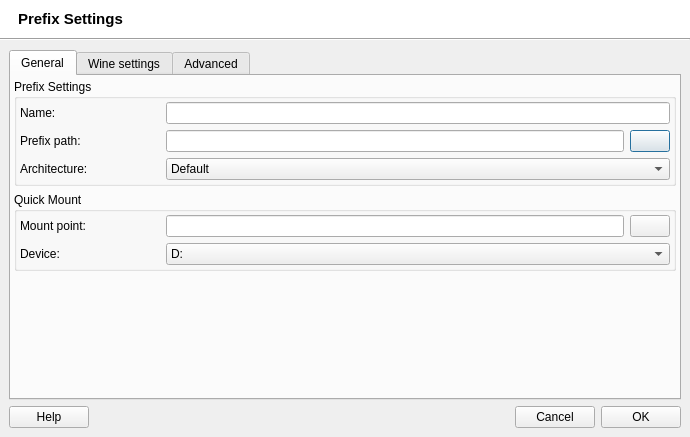
<?xml version="1.0" encoding="UTF-8"?>
<ui version="4.0">
 <class>PrefixSettings</class>
 <widget class="QDialog" name="PrefixSettings">
  <property name="geometry">
   <rect>
    <x>0</x>
    <y>0</y>
    <width>690</width>
    <height>437</height>
   </rect>
  </property>
  <property name="windowTitle">
   <string>Prefix Settings</string>
  </property>
  <property name="windowIcon">
   <iconset resource="../../q4wine.qrc">
    <normaloff>:/data/q4wine.png</normaloff>:/data/q4wine.png</iconset>
  </property>
  <layout class="QVBoxLayout">
   <property name="spacing">
    <number>0</number>
   </property>
   <property name="margin">
    <number>0</number>
   </property>
   <item>
    <widget class="QWidget" name="widget_7" native="true">
     <property name="palette">
      <palette>
       <active>
        <colorrole role="Button">
         <brush brushstyle="SolidPattern">
          <color alpha="255">
           <red>255</red>
           <green>255</green>
           <blue>255</blue>
          </color>
         </brush>
        </colorrole>
        <colorrole role="Midlight">
         <brush brushstyle="SolidPattern">
          <color alpha="255">
           <red>255</red>
           <green>255</green>
           <blue>255</blue>
          </color>
         </brush>
        </colorrole>
        <colorrole role="Base">
         <brush brushstyle="SolidPattern">
          <color alpha="255">
           <red>255</red>
           <green>255</green>
           <blue>255</blue>
          </color>
         </brush>
        </colorrole>
        <colorrole role="Window">
         <brush brushstyle="SolidPattern">
          <color alpha="255">
           <red>255</red>
           <green>255</green>
           <blue>255</blue>
          </color>
         </brush>
        </colorrole>
       </active>
       <inactive>
        <colorrole role="Button">
         <brush brushstyle="SolidPattern">
          <color alpha="255">
           <red>255</red>
           <green>255</green>
           <blue>255</blue>
          </color>
         </brush>
        </colorrole>
        <colorrole role="Midlight">
         <brush brushstyle="SolidPattern">
          <color alpha="255">
           <red>255</red>
           <green>255</green>
           <blue>255</blue>
          </color>
         </brush>
        </colorrole>
        <colorrole role="Base">
         <brush brushstyle="SolidPattern">
          <color alpha="255">
           <red>255</red>
           <green>255</green>
           <blue>255</blue>
          </color>
         </brush>
        </colorrole>
        <colorrole role="Window">
         <brush brushstyle="SolidPattern">
          <color alpha="255">
           <red>255</red>
           <green>255</green>
           <blue>255</blue>
          </color>
         </brush>
        </colorrole>
       </inactive>
       <disabled>
        <colorrole role="Button">
         <brush brushstyle="SolidPattern">
          <color alpha="255">
           <red>255</red>
           <green>255</green>
           <blue>255</blue>
          </color>
         </brush>
        </colorrole>
        <colorrole role="Midlight">
         <brush brushstyle="SolidPattern">
          <color alpha="255">
           <red>255</red>
           <green>255</green>
           <blue>255</blue>
          </color>
         </brush>
        </colorrole>
        <colorrole role="Base">
         <brush brushstyle="SolidPattern">
          <color alpha="255">
           <red>255</red>
           <green>255</green>
           <blue>255</blue>
          </color>
         </brush>
        </colorrole>
        <colorrole role="Window">
         <brush brushstyle="SolidPattern">
          <color alpha="255">
           <red>255</red>
           <green>255</green>
           <blue>255</blue>
          </color>
         </brush>
        </colorrole>
       </disabled>
      </palette>
     </property>
     <property name="autoFillBackground">
      <bool>true</bool>
     </property>
     <layout class="QHBoxLayout">
      <property name="leftMargin">
       <number>18</number>
      </property>
      <item>
       <widget class="QLabel" name="lblCaption">
        <property name="font">
         <font>
          <pointsize>11</pointsize>
          <weight>75</weight>
          <bold>true</bold>
         </font>
        </property>
        <property name="text">
         <string>Prefix Settings</string>
        </property>
       </widget>
      </item>
      <item>
       <spacer>
        <property name="orientation">
         <enum>Qt::Horizontal</enum>
        </property>
        <property name="sizeHint" stdset="0">
         <size>
          <width>40</width>
          <height>20</height>
         </size>
        </property>
       </spacer>
      </item>
      <item>
       <widget class="QLabel" name="lblLogo">
        <property name="text">
         <string/>
        </property>
        <property name="pixmap">
         <pixmap resource="../../q4wine.qrc">:/data/exec.png</pixmap>
        </property>
       </widget>
      </item>
     </layout>
    </widget>
   </item>
   <item>
    <widget class="Line" name="line">
     <property name="orientation">
      <enum>Qt::Horizontal</enum>
     </property>
    </widget>
   </item>
   <item>
    <widget class="QWidget" name="widget" native="true">
     <layout class="QVBoxLayout">
      <item>
       <widget class="QTabWidget" name="twbGeneral">
        <property name="currentIndex">
         <number>0</number>
        </property>
        <widget class="QWidget" name="tab_4">
         <attribute name="title">
          <string>General</string>
         </attribute>
         <layout class="QVBoxLayout" name="verticalLayout">
          <property name="margin">
           <number>3</number>
          </property>
          <item>
           <widget class="QGroupBox" name="groupBox_5">
            <property name="title">
             <string>Prefix Settings</string>
            </property>
            <layout class="QVBoxLayout">
             <property name="margin">
              <number>3</number>
             </property>
             <item>
              <widget class="QWidget" name="widget_15" native="true">
               <layout class="QHBoxLayout">
                <property name="margin">
                 <number>0</number>
                </property>
                <item>
                 <widget class="QLabel" name="label_14">
                  <property name="minimumSize">
                   <size>
                    <width>140</width>
                    <height>0</height>
                   </size>
                  </property>
                  <property name="maximumSize">
                   <size>
                    <width>140</width>
                    <height>16777215</height>
                   </size>
                  </property>
                  <property name="text">
                   <string>Name:</string>
                  </property>
                 </widget>
                </item>
                <item>
                 <widget class="QLineEdit" name="txtPrefixName"/>
                </item>
               </layout>
              </widget>
             </item>
             <item>
              <widget class="QWidget" name="widget_16" native="true">
               <layout class="QHBoxLayout">
                <property name="margin">
                 <number>0</number>
                </property>
                <item>
                 <widget class="QLabel" name="label_15">
                  <property name="minimumSize">
                   <size>
                    <width>140</width>
                    <height>0</height>
                   </size>
                  </property>
                  <property name="maximumSize">
                   <size>
                    <width>140</width>
                    <height>16777215</height>
                   </size>
                  </property>
                  <property name="text">
                   <string>Prefix path:</string>
                  </property>
                 </widget>
                </item>
                <item>
                 <widget class="QLineEdit" name="txtPrefixPath"/>
                </item>
                <item>
                 <widget class="QPushButton" name="cmdGetPrefixPath">
                  <property name="text">
                   <string/>
                  </property>
                  <property name="iconSize">
                   <size>
                    <width>16</width>
                    <height>16</height>
                   </size>
                  </property>
                 </widget>
                </item>
               </layout>
              </widget>
             </item>
             <item>
              <widget class="QWidget" name="widget_19" native="true">
               <layout class="QHBoxLayout" name="_2">
                <property name="margin">
                 <number>0</number>
                </property>
                <item>
                 <widget class="QLabel" name="label_18">
                  <property name="minimumSize">
                   <size>
                    <width>140</width>
                    <height>0</height>
                   </size>
                  </property>
                  <property name="maximumSize">
                   <size>
                    <width>140</width>
                    <height>16777215</height>
                   </size>
                  </property>
                  <property name="text">
                   <string>Architecture:</string>
                  </property>
                 </widget>
                </item>
                <item>
                 <widget class="QComboBox" name="comboArchList">
                  <item>
                   <property name="text">
                    <string>Default</string>
                   </property>
                  </item>
                  <item>
                   <property name="text">
                    <string notr="true">win32</string>
                   </property>
                  </item>
                  <item>
                   <property name="text">
                    <string notr="true">win64</string>
                   </property>
                  </item>
                 </widget>
                </item>
               </layout>
              </widget>
             </item>
            </layout>
           </widget>
          </item>
          <item>
           <widget class="QGroupBox" name="groupBox_7">
            <property name="title">
             <string>Quick Mount</string>
            </property>
            <layout class="QVBoxLayout">
             <property name="margin">
              <number>3</number>
             </property>
             <item>
              <widget class="QWidget" name="widget_18" native="true">
               <layout class="QHBoxLayout">
                <property name="margin">
                 <number>0</number>
                </property>
                <item>
                 <widget class="QLabel" name="label_17">
                  <property name="minimumSize">
                   <size>
                    <width>140</width>
                    <height>0</height>
                   </size>
                  </property>
                  <property name="maximumSize">
                   <size>
                    <width>140</width>
                    <height>16777215</height>
                   </size>
                  </property>
                  <property name="text">
                   <string>Mount point:</string>
                  </property>
                 </widget>
                </item>
                <item>
                 <widget class="QLineEdit" name="txtMountPoint"/>
                </item>
                <item>
                 <widget class="QPushButton" name="cmdGetMountPoint">
                  <property name="text">
                   <string/>
                  </property>
                  <property name="iconSize">
                   <size>
                    <width>16</width>
                    <height>16</height>
                   </size>
                  </property>
                 </widget>
                </item>
               </layout>
              </widget>
             </item>
             <item>
              <widget class="QWidget" name="widget_3" native="true">
               <layout class="QHBoxLayout" name="horizontalLayout">
                <property name="margin">
                 <number>0</number>
                </property>
                <item>
                 <widget class="QLabel" name="label_19">
                  <property name="minimumSize">
                   <size>
                    <width>140</width>
                    <height>0</height>
                   </size>
                  </property>
                  <property name="maximumSize">
                   <size>
                    <width>140</width>
                    <height>16777215</height>
                   </size>
                  </property>
                  <property name="text">
                   <string>Device:</string>
                  </property>
                 </widget>
                </item>
                <item>
                 <widget class="QComboBox" name="comboWinDrive">
                  <item>
                   <property name="text">
                    <string notr="true">D:</string>
                   </property>
                  </item>
                  <item>
                   <property name="text">
                    <string notr="true">E:</string>
                   </property>
                  </item>
                  <item>
                   <property name="text">
                    <string notr="true">F:</string>
                   </property>
                  </item>
                  <item>
                   <property name="text">
                    <string notr="true">G:</string>
                   </property>
                  </item>
                  <item>
                   <property name="text">
                    <string notr="true">H:</string>
                   </property>
                  </item>
                  <item>
                   <property name="text">
                    <string notr="true">I:</string>
                   </property>
                  </item>
                  <item>
                   <property name="text">
                    <string notr="true">J:</string>
                   </property>
                  </item>
                  <item>
                   <property name="text">
                    <string notr="true">K:</string>
                   </property>
                  </item>
                  <item>
                   <property name="text">
                    <string notr="true">L:</string>
                   </property>
                  </item>
                  <item>
                   <property name="text">
                    <string notr="true">M:</string>
                   </property>
                  </item>
                  <item>
                   <property name="text">
                    <string notr="true">N:</string>
                   </property>
                  </item>
                  <item>
                   <property name="text">
                    <string notr="true">O:</string>
                   </property>
                  </item>
                  <item>
                   <property name="text">
                    <string notr="true">P:</string>
                   </property>
                  </item>
                  <item>
                   <property name="text">
                    <string notr="true">Q:</string>
                   </property>
                  </item>
                  <item>
                   <property name="text">
                    <string notr="true">R:</string>
                   </property>
                  </item>
                  <item>
                   <property name="text">
                    <string notr="true">S:</string>
                   </property>
                  </item>
                  <item>
                   <property name="text">
                    <string notr="true">T:</string>
                   </property>
                  </item>
                  <item>
                   <property name="text">
                    <string notr="true">U:</string>
                   </property>
                  </item>
                  <item>
                   <property name="text">
                    <string notr="true">V:</string>
                   </property>
                  </item>
                  <item>
                   <property name="text">
                    <string notr="true">W:</string>
                   </property>
                  </item>
                  <item>
                   <property name="text">
                    <string notr="true">X:</string>
                   </property>
                  </item>
                  <item>
                   <property name="text">
                    <string notr="true">Y:</string>
                   </property>
                  </item>
                 </widget>
                </item>
               </layout>
              </widget>
             </item>
            </layout>
           </widget>
          </item>
          <item>
           <spacer name="verticalSpacer">
            <property name="orientation">
             <enum>Qt::Vertical</enum>
            </property>
            <property name="sizeHint" stdset="0">
             <size>
              <width>20</width>
              <height>84</height>
             </size>
            </property>
           </spacer>
          </item>
         </layout>
        </widget>
        <widget class="QWidget" name="tab">
         <attribute name="title">
          <string>Wine settings</string>
         </attribute>
         <layout class="QVBoxLayout" name="verticalLayout_4">
          <item>
           <widget class="QGroupBox" name="groupBox">
            <property name="title">
             <string>Wine settings</string>
            </property>
            <layout class="QVBoxLayout" name="verticalLayout_2">
             <item>
              <widget class="QLabel" name="label_4">
               <property name="sizePolicy">
                <sizepolicy hsizetype="Preferred" vsizetype="Minimum">
                 <horstretch>0</horstretch>
                 <verstretch>0</verstretch>
                </sizepolicy>
               </property>
               <property name="text">
                <string>If you wish to use different Wine versions, you may wish to select here one.</string>
               </property>
               <property name="scaledContents">
                <bool>false</bool>
               </property>
               <property name="wordWrap">
                <bool>true</bool>
               </property>
              </widget>
             </item>
             <item>
              <widget class="QWidget" name="widget_20" native="true">
               <layout class="QHBoxLayout" name="_4">
                <property name="margin">
                 <number>0</number>
                </property>
                <item>
                 <widget class="QLabel" name="label_20">
                  <property name="minimumSize">
                   <size>
                    <width>140</width>
                    <height>0</height>
                   </size>
                  </property>
                  <property name="maximumSize">
                   <size>
                    <width>140</width>
                    <height>16777215</height>
                   </size>
                  </property>
                  <property name="text">
                   <string>Version:</string>
                  </property>
                 </widget>
                </item>
                <item>
                 <widget class="QComboBox" name="comboVersionList">
                  <property name="sizePolicy">
                   <sizepolicy hsizetype="Expanding" vsizetype="Fixed">
                    <horstretch>0</horstretch>
                    <verstretch>0</verstretch>
                   </sizepolicy>
                  </property>
                 </widget>
                </item>
                <item>
                 <widget class="QPushButton" name="cmdAddVersion">
                  <property name="text">
                   <string/>
                  </property>
                  <property name="iconSize">
                   <size>
                    <width>16</width>
                    <height>16</height>
                   </size>
                  </property>
                 </widget>
                </item>
               </layout>
              </widget>
             </item>
             <item>
              <widget class="Line" name="line_2">
               <property name="orientation">
                <enum>Qt::Horizontal</enum>
               </property>
              </widget>
             </item>
             <item>
              <widget class="QLabel" name="label_6">
               <property name="sizePolicy">
                <sizepolicy hsizetype="Preferred" vsizetype="Minimum">
                 <horstretch>0</horstretch>
                 <verstretch>0</verstretch>
                </sizepolicy>
               </property>
               <property name="text">
                <string>Options below are deprecated, please delete them and use version manager instead:</string>
               </property>
               <property name="scaledContents">
                <bool>false</bool>
               </property>
               <property name="wordWrap">
                <bool>true</bool>
               </property>
              </widget>
             </item>
             <item>
              <widget class="QWidget" name="widget_2" native="true">
               <layout class="QHBoxLayout">
                <property name="margin">
                 <number>0</number>
                </property>
                <item>
                 <widget class="QLabel" name="label">
                  <property name="minimumSize">
                   <size>
                    <width>140</width>
                    <height>0</height>
                   </size>
                  </property>
                  <property name="maximumSize">
                   <size>
                    <width>140</width>
                    <height>16777215</height>
                   </size>
                  </property>
                  <property name="text">
                   <string>Bin:</string>
                  </property>
                 </widget>
                </item>
                <item>
                 <widget class="QLineEdit" name="txtWineBin">
                  <property name="enabled">
                   <bool>false</bool>
                  </property>
                 </widget>
                </item>
                <item>
                 <widget class="QPushButton" name="cmdClnWineBin">
                  <property name="enabled">
                   <bool>false</bool>
                  </property>
                  <property name="text">
                   <string/>
                  </property>
                  <property name="iconSize">
                   <size>
                    <width>16</width>
                    <height>16</height>
                   </size>
                  </property>
                 </widget>
                </item>
               </layout>
              </widget>
             </item>
             <item>
              <widget class="QWidget" name="widget_4" native="true">
               <layout class="QHBoxLayout">
                <property name="margin">
                 <number>0</number>
                </property>
                <item>
                 <widget class="QLabel" name="label_2">
                  <property name="minimumSize">
                   <size>
                    <width>140</width>
                    <height>0</height>
                   </size>
                  </property>
                  <property name="maximumSize">
                   <size>
                    <width>140</width>
                    <height>16777215</height>
                   </size>
                  </property>
                  <property name="text">
                   <string>Server:</string>
                  </property>
                 </widget>
                </item>
                <item>
                 <widget class="QLineEdit" name="txtWineServerBin">
                  <property name="enabled">
                   <bool>false</bool>
                  </property>
                 </widget>
                </item>
                <item>
                 <widget class="QPushButton" name="cmdClnWineServerBin">
                  <property name="enabled">
                   <bool>false</bool>
                  </property>
                  <property name="text">
                   <string/>
                  </property>
                  <property name="iconSize">
                   <size>
                    <width>16</width>
                    <height>16</height>
                   </size>
                  </property>
                 </widget>
                </item>
               </layout>
              </widget>
             </item>
             <item>
              <widget class="QWidget" name="widget_10" native="true">
               <layout class="QHBoxLayout">
                <property name="margin">
                 <number>0</number>
                </property>
                <item>
                 <widget class="QLabel" name="label_3">
                  <property name="minimumSize">
                   <size>
                    <width>140</width>
                    <height>0</height>
                   </size>
                  </property>
                  <property name="maximumSize">
                   <size>
                    <width>140</width>
                    <height>16777215</height>
                   </size>
                  </property>
                  <property name="text">
                   <string>Loader:</string>
                  </property>
                 </widget>
                </item>
                <item>
                 <widget class="QLineEdit" name="txtWineLoaderBin">
                  <property name="enabled">
                   <bool>false</bool>
                  </property>
                 </widget>
                </item>
                <item>
                 <widget class="QPushButton" name="cmdClnWineLoaderBin">
                  <property name="enabled">
                   <bool>false</bool>
                  </property>
                  <property name="text">
                   <string/>
                  </property>
                  <property name="iconSize">
                   <size>
                    <width>16</width>
                    <height>16</height>
                   </size>
                  </property>
                 </widget>
                </item>
               </layout>
              </widget>
             </item>
             <item>
              <widget class="QWidget" name="widget_11" native="true">
               <layout class="QHBoxLayout">
                <property name="margin">
                 <number>0</number>
                </property>
                <item>
                 <widget class="QLabel" name="label_11">
                  <property name="minimumSize">
                   <size>
                    <width>140</width>
                    <height>0</height>
                   </size>
                  </property>
                  <property name="maximumSize">
                   <size>
                    <width>140</width>
                    <height>16777215</height>
                   </size>
                  </property>
                  <property name="text">
                   <string>Libs:</string>
                  </property>
                 </widget>
                </item>
                <item>
                 <widget class="QLineEdit" name="txtWineLibs">
                  <property name="enabled">
                   <bool>false</bool>
                  </property>
                 </widget>
                </item>
                <item>
                 <widget class="QPushButton" name="cmdClnWineLibs">
                  <property name="enabled">
                   <bool>false</bool>
                  </property>
                  <property name="text">
                   <string/>
                  </property>
                  <property name="iconSize">
                   <size>
                    <width>16</width>
                    <height>16</height>
                   </size>
                  </property>
                 </widget>
                </item>
               </layout>
              </widget>
             </item>
            </layout>
           </widget>
          </item>
          <item>
           <spacer name="verticalSpacer_2">
            <property name="orientation">
             <enum>Qt::Vertical</enum>
            </property>
            <property name="sizeHint" stdset="0">
             <size>
              <width>20</width>
              <height>74</height>
             </size>
            </property>
           </spacer>
          </item>
         </layout>
        </widget>
        <widget class="QWidget" name="tab_2">
         <attribute name="title">
          <string>Advanced</string>
         </attribute>
         <layout class="QVBoxLayout" name="verticalLayout_3">
          <item>
           <widget class="QGroupBox" name="groupBox_8">
            <property name="title">
             <string>Execution template string</string>
            </property>
            <layout class="QVBoxLayout" name="verticalLayout_5">
             <item>
              <widget class="QLabel" name="label_5">
               <property name="text">
                <string>This template will be used to run wine programs. Normally you do not need to change it. See help for details.</string>
               </property>
               <property name="textFormat">
                <enum>Qt::PlainText</enum>
               </property>
               <property name="wordWrap">
                <bool>true</bool>
               </property>
              </widget>
             </item>
             <item>
              <widget class="QWidget" name="widget_21" native="true">
               <layout class="QHBoxLayout" name="_3">
                <property name="margin">
                 <number>0</number>
                </property>
                <item>
                 <widget class="QLabel" name="label_21">
                  <property name="minimumSize">
                   <size>
                    <width>140</width>
                    <height>0</height>
                   </size>
                  </property>
                  <property name="maximumSize">
                   <size>
                    <width>140</width>
                    <height>16777215</height>
                   </size>
                  </property>
                  <property name="text">
                   <string>Predefined:</string>
                  </property>
                 </widget>
                </item>
                <item>
                 <widget class="QComboBox" name="comboTemplatesList">
                  <item>
                   <property name="text">
                    <string>Custom</string>
                   </property>
                  </item>
                  <item>
                   <property name="text">
                    <string>Default</string>
                   </property>
                  </item>
                  <item>
                   <property name="text">
                    <string notr="true">Separate X11 Session</string>
                   </property>
                  </item>
                  <item>
                   <property name="text">
                    <string notr="true">Setarch i386</string>
                   </property>
                  </item>
                  <item>
                   <property name="text">
                    <string notr="true">Optirun</string>
                   </property>
                  </item>
                  <item>
                   <property name="text">
                    <string notr="true">Primusrun</string>
                   </property>
                  </item>
                 </widget>
                </item>
               </layout>
              </widget>
             </item>
             <item>
              <widget class="QTextEdit" name="txtRunString">
               <property name="html">
                <string notr="true">&lt;!DOCTYPE HTML PUBLIC &quot;-//W3C//DTD HTML 4.0//EN&quot; &quot;http://www.w3.org/TR/REC-html40/strict.dtd&quot;&gt;
&lt;html&gt;&lt;head&gt;&lt;meta name=&quot;qrichtext&quot; content=&quot;1&quot; /&gt;&lt;style type=&quot;text/css&quot;&gt;
p, li { white-space: pre-wrap; }
&lt;/style&gt;&lt;/head&gt;&lt;body style=&quot; font-family:'Verdana'; font-size:9pt; font-weight:400; font-style:normal;&quot;&gt;
&lt;p style=&quot;-qt-paragraph-type:empty; margin-top:0px; margin-bottom:0px; margin-left:0px; margin-right:0px; -qt-block-indent:0; text-indent:0px;&quot;&gt;&lt;br /&gt;&lt;/p&gt;&lt;/body&gt;&lt;/html&gt;</string>
               </property>
               <property name="acceptRichText">
                <bool>false</bool>
               </property>
              </widget>
             </item>
             <item>
              <widget class="QLabel" name="label_7">
               <property name="text">
                <string>Resulting template string:</string>
               </property>
              </widget>
             </item>
             <item>
              <widget class="QLabel" name="lblTemalate">
               <property name="text">
                <string>TextLabel</string>
               </property>
               <property name="wordWrap">
                <bool>true</bool>
               </property>
               <property name="textInteractionFlags">
                <set>Qt::LinksAccessibleByMouse|Qt::TextSelectableByMouse</set>
               </property>
              </widget>
             </item>
            </layout>
           </widget>
          </item>
          <item>
           <spacer name="verticalSpacer_3">
            <property name="orientation">
             <enum>Qt::Vertical</enum>
            </property>
            <property name="sizeHint" stdset="0">
             <size>
              <width>20</width>
              <height>183</height>
             </size>
            </property>
           </spacer>
          </item>
         </layout>
        </widget>
       </widget>
      </item>
      <item>
       <layout class="QHBoxLayout">
        <item>
         <widget class="QPushButton" name="cmdHelp">
          <property name="text">
           <string>Help</string>
          </property>
         </widget>
        </item>
        <item>
         <spacer>
          <property name="orientation">
           <enum>Qt::Horizontal</enum>
          </property>
          <property name="sizeHint" stdset="0">
           <size>
            <width>40</width>
            <height>20</height>
           </size>
          </property>
         </spacer>
        </item>
        <item>
         <widget class="QPushButton" name="cmdCancel">
          <property name="text">
           <string>Cancel</string>
          </property>
         </widget>
        </item>
        <item>
         <widget class="QPushButton" name="cmdOk">
          <property name="text">
           <string>OK</string>
          </property>
         </widget>
        </item>
       </layout>
      </item>
     </layout>
    </widget>
   </item>
  </layout>
 </widget>
 <resources>
  <include location="../../q4wine.qrc"/>
 </resources>
 <connections/>
</ui>
